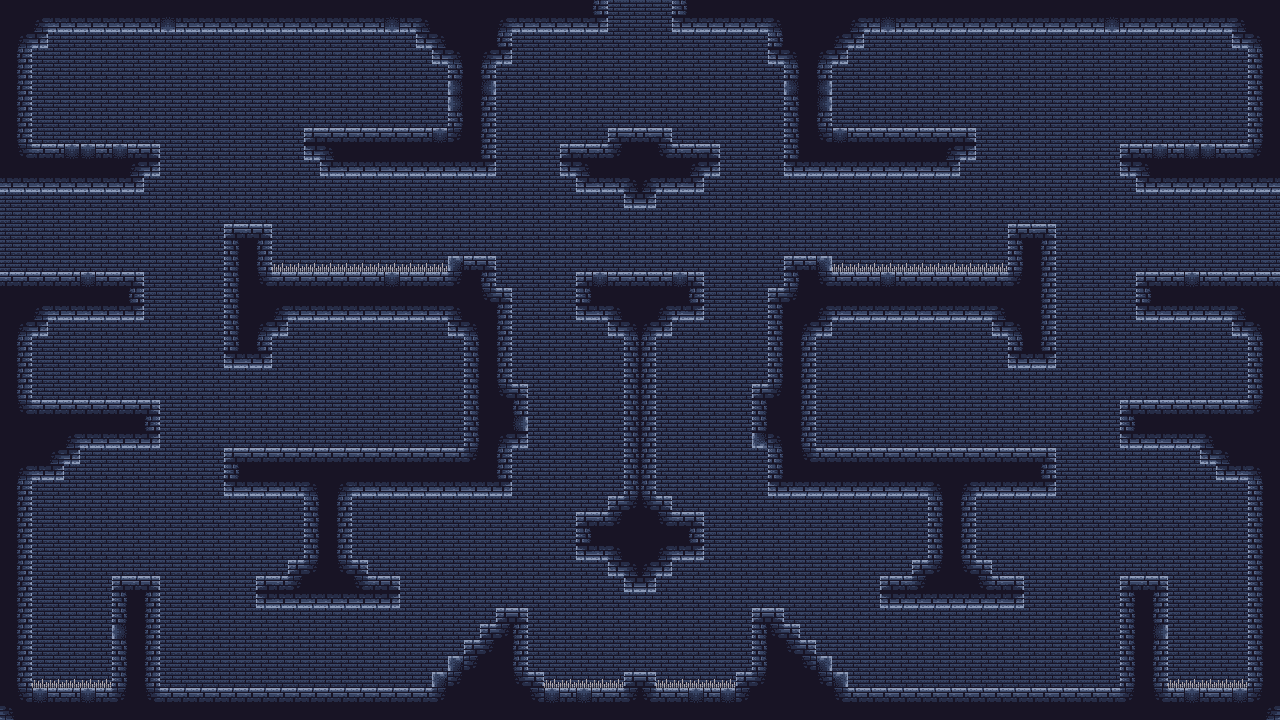

This is a level from a 2D game, rendered from its Tiled map with the project's own tilesets. A one-line summary and the map file follow, with tile-layer data summarised:
An orthogonal 80x45 tile map with 16x16 px tiles, 2 tile layers (background, platform) and 98 objects (right_up, left_up, up).

<map version="1.10" tiledversion="1.11.2" orientation="orthogonal" renderorder="left-down" width="80" height="45" tilewidth="16" tileheight="16" infinite="0" nextlayerid="7" nextobjectid="100">
 <tileset firstgid="1" source="tiles.tsx" />
 <layer id="2" name="background" width="80" height="45">
  <data>[3600 cells, 3600 non-empty, 1 distinct tile ids]</data>
 </layer>
 <layer id="1" name="platform" width="80" height="45">
  <data>[3600 cells, 1352 non-empty, 20 distinct tile ids]</data>
 </layer>
 <objectgroup id="4" name="damage">
  <object id="81" x="832" y="256">
   <polygon points="0,0 176,0 176,16 0,16" />
  </object>
  <object id="82" x="272" y="256">
   <polygon points="0,0 176,0 176,16 0,16" />
  </object>
  <object id="83" x="544" y="672">
   <polygon points="0,0 80,0 80,16 0,16" />
  </object>
  <object id="84" x="656" y="672">
   <polygon points="0,0 80,0 80,16 0,16" />
  </object>
  <object id="85" x="32" y="672">
   <polygon points="0,0 80,0 80,16 0,16 0,0" />
  </object>
  <object id="86" x="1168" y="672">
   <polygon points="0,0 80,0 80,16 0,16" />
  </object>
 </objectgroup>
 <objectgroup id="6" name="monster">
  <object id="90" x="336" y="432">
   <polygon points="0,0 16,0 16,16 0,16" />
  </object>
  <object id="91" x="256" y="672">
   <polygon points="0,0 16,0 16,16 0,16" />
  </object>
  <object id="92" x="1008" y="672">
   <polygon points="0,0 16,0 16,16 0,16" />
  </object>
  <object id="93" x="928" y="432">
   <polygon points="0,0 16,0 16,16 0,16" />
  </object>
  <object id="94" x="1152" y="128">
   <polygon points="0,0 16,0 16,16 0,16" />
  </object>
  <object id="95" x="896" y="112">
   <polygon points="0,0 16,0 16,16 0,16" />
  </object>
  <object id="96" x="624" y="256">
   <polygon points="0,0 16,0 16,16 0,16 0,0" />
  </object>
  <object id="97" x="640" y="112">
   <polygon points="0,0 16,0 16,16 0,16" />
  </object>
  <object id="98" x="368" y="112">
   <polygon points="0,0 16,0 16,16 0,16" />
  </object>
  <object id="99" x="112" y="384">
   <polygon points="0,0 16,0 16,16 0,16" />
  </object>
 </objectgroup>
 <objectgroup id="3" name="obj">
  <object id="1" x="0" y="0">
   <polygon points="0,0 608,0 608,32 0,32" />
  </object>
  <object id="2" x="0" y="32">
   <polygon points="0,0 48,0 48,16 0,16" />
  </object>
  <object id="3" x="0" y="48">
   <polygon points="0,0 32,0 32,96 0,96" />
  </object>
  <object id="4" x="0" y="144">
   <polygon points="0,0 160,0 160,32 0,32 0,0" />
  </object>
  <object id="5" x="0" y="176">
   <polygon points="0,0 144,0 144,16 0,16" />
  </object>
  <object id="6" x="304" y="128">
   <polygon points="0,0 144,0 144,32 0,32" />
  </object>
  <object id="8" x="320" y="160">
   <polygon points="0,0 176,0 176,16 0,16" />
  </object>
  <object id="9" x="416" y="32">
   <polygon points="0,0 96,0 96,32 32,32" />
  </object>
  <object id="10" x="448" y="64">
   <polygon points="0,0 48,0 48,96 0,96" />
  </object>
  <object id="11" x="608" y="128">
   <polygon points="0,0 64,0 64,16 0,16" />
  </object>
  <object id="12" x="560" y="144">
   <polygon points="0,0 160,0 160,32 0,32" />
  </object>
  <object id="13" x="576" y="176">
   <polygon points="0,0 128,0 128,16 0,16" />
  </object>
  <object id="14" x="624" y="192">
   <polygon points="0,0 32,0 32,16 0,16" />
  </object>
  <object id="15" x="0" y="272">
   <polygon points="0,0 144,0 144,48 0,48" />
  </object>
  <object id="16" x="0" y="320">
   <polygon points="0,0 48,0 48,16 0,16" />
  </object>
  <object id="17" x="0" y="336">
   <polygon points="0,0 32,0 32,64 0,64" />
  </object>
  <object id="18" x="0" y="400">
   <polygon points="0,0 160,0 160,48 0,48" />
  </object>
  <object id="19" x="0" y="448">
   <polygon points="0,0 80,0 48,32 0,32" />
  </object>
  <object id="20" x="0" y="480">
   <polygon points="0,0 32,0 32,240 0,240" />
  </object>
  <object id="21" x="32" y="688">
   <polygon points="0,0 1216,0 1216,32 0,32" />
  </object>
  <object id="22" x="112" y="608">
   <polygon points="0,-32 48,-32 48,80 0,80" />
  </object>
  <object id="23" x="496" y="608">
   <polygon points="0,0 32,0 32,80 0,80" />
  </object>
  <object id="24" x="480" y="624">
   <polygon points="0,0 16,0 16,64 0,64" />
  </object>
  <object id="25" x="464" y="640">
   <polygon points="0,0 16,0 16,48 0,48" />
  </object>
  <object id="26" x="448" y="656">
   <polygon points="0,0 16,0 16,32 0,32" />
  </object>
  <object id="27" x="432" y="672">
   <polygon points="0,0 16,0 16,16 0,16" />
  </object>
  <object id="28" x="256" y="576">
   <polygon points="0,0 144,0 144,32 0,32" />
  </object>
  <object id="29" x="288" y="560">
   <polygon points="0,0 80,0 80,16 0,16" />
  </object>
  <object id="30" x="304" y="496">
   <polygon points="0,0 48,0 48,64 0,64" />
  </object>
  <object id="31" x="224" y="448">
   <polygon points="0,0 288,0 288,48 0,48" />
  </object>
  <object id="32" x="512" y="384">
   <polygon points="0,0 16,0 16,64 0,64" />
  </object>
  <object id="33" x="464" y="288">
   <polygon points="0,0 48,0 48,160 0,160" />
  </object>
  <object id="34" x="448" y="256">
   <polygon points="0,0 48,0 48,32 0,32" />
  </object>
  <object id="35" x="272" y="272">
   <polygon points="0,0 176,0 176,48 0,48" />
  </object>
  <object id="36" x="448" y="288">
   <polygon points="0,0 16,0 16,48 0,48" />
  </object>
  <object id="37" x="224" y="224">
   <polygon points="0,0 48,0 48,144 0,144" />
  </object>
  <object id="38" x="272" y="320">
   <polygon points="0,0 16,0 16,16 0,16" />
  </object>
  <object id="39" x="576" y="272">
   <polygon points="0,0 128,0 128,48 0,48 0,0" />
  </object>
  <object id="40" x="608" y="320">
   <polygon points="0,0 64,0 64,16 0,16" />
  </object>
  <object id="41" x="624" y="336">
   <polygon points="0,0 32,0 32,160 0,160" />
  </object>
  <object id="42" x="608" y="496">
   <polygon points="0,0 64,0 64,16 0,16" />
  </object>
  <object id="43" x="576" y="512">
   <polygon points="0,0 128,0 128,48 0,48" />
  </object>
  <object id="44" x="608" y="560">
   <polygon points="0,0 64,0 64,16 0,16" />
  </object>
  <object id="45" x="624" y="576">
   <polygon points="0,0 32,0 32,16 0,16" />
  </object>
  <object id="46" x="528" y="672">
   <polygon points="0,0 16,0 16,16 0,16" />
  </object>
  <object id="47" x="624" y="672">
   <polygon points="0,0 32,0 32,16 0,16" />
  </object>
  <object id="48" x="752" y="608">
   <polygon points="0,0 32,0 32,80 0,80" />
  </object>
  <object id="49" x="784" y="624">
   <polygon points="0,0 16,0 16,64 0,64" />
  </object>
  <object id="50" x="800" y="640">
   <polygon points="0,0 16,0 16,48 0,48" />
  </object>
  <object id="51" x="816" y="656">
   <polygon points="0,0 16,0 16,32 0,32" />
  </object>
  <object id="52" x="832" y="672">
   <polygon points="0,0 16,0 16,16 0,16" />
  </object>
  <object id="53" x="736" y="672">
   <polygon points="0,0 16,0 16,16 0,16" />
  </object>
  <object id="54" x="880" y="576">
   <polygon points="0,0 144,0 144,32 0,32" />
  </object>
  <object id="55" x="912" y="560">
   <polygon points="0,0 80,0 80,16 0,16" />
  </object>
  <object id="56" x="928" y="496">
   <polygon points="0,0 48,0 48,64 0,64" />
  </object>
  <object id="57" x="768" y="448">
   <polygon points="0,0 288,0 288,48 0,48" />
  </object>
  <object id="58" x="752" y="384">
   <polygon points="0,0 16,0 16,64 0,64" />
  </object>
  <object id="59" x="768" y="288">
   <polygon points="0,0 48,0 48,160 0,160" />
  </object>
  <object id="60" x="784" y="256">
   <polygon points="0,0 48,0 48,32 0,32" />
  </object>
  <object id="61" x="832" y="272">
   <polygon points="0,0 176,0 176,48 0,48" />
  </object>
  <object id="62" x="816" y="288">
   <polygon points="0,0 16,0 16,48 0,48" />
  </object>
  </objectgroup>
 <objectgroup id="5" name="sensor">
  <!-- 3 objects omitted --></objectgroup>
</map>
<!-- 21 of 98 objects omitted -->
